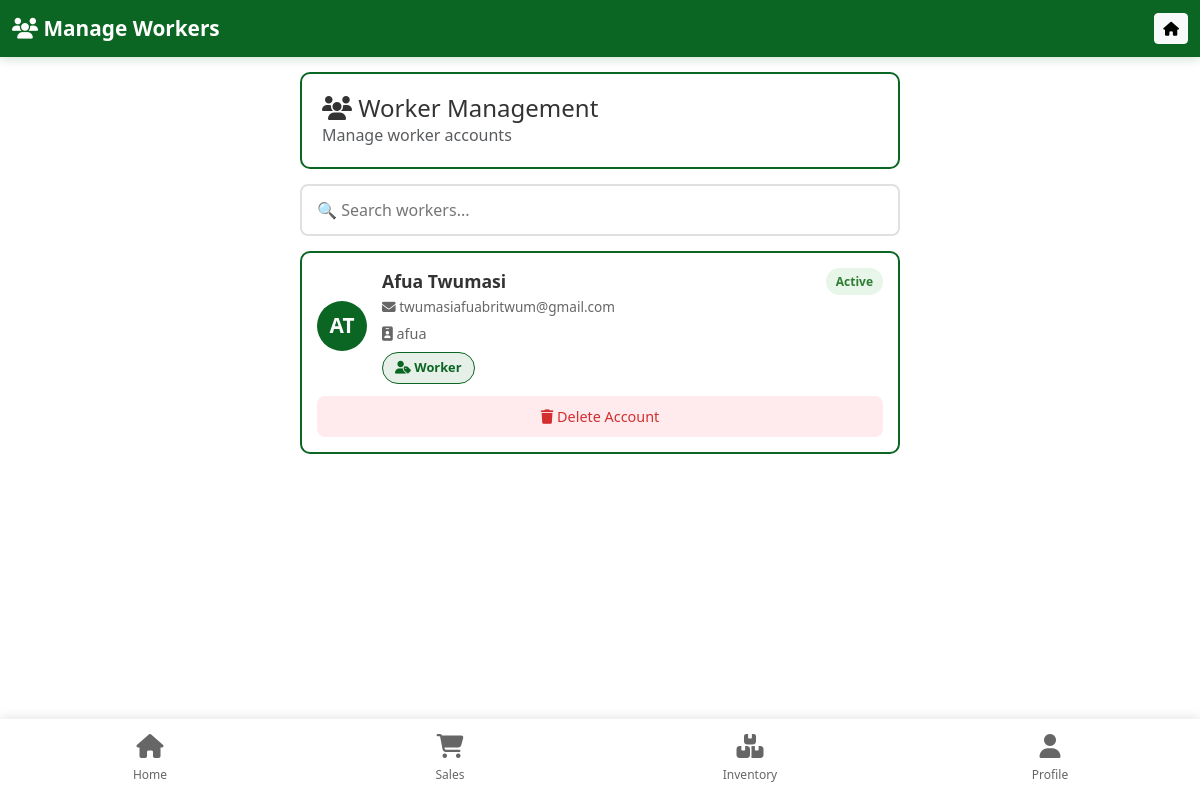
The app's page /users/, older data.
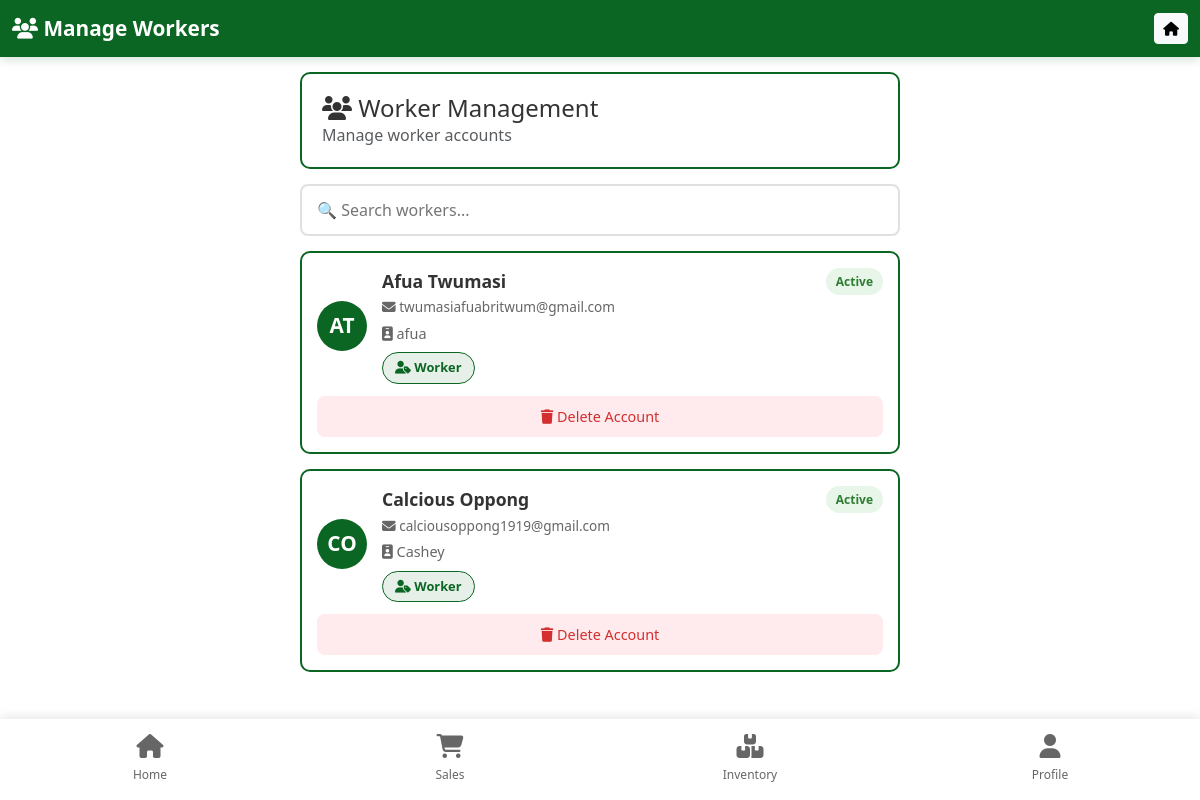
The same page, newer data.
### user/models.py (models this page shows, shortened)
class User(AbstractUser):
    POSITION_CHOICES = [
        ('admin', 'Admin'),
        ('owner', 'Owner'),
        ('worker', 'Worker'),
    ]
    email = models.EmailField(unique=True)
    position = models.CharField(
        max_length=50,
        choices=POSITION_CHOICES,
        blank=True,
    )
    last_login = models.DateTimeField(blank=True, null=True)
    is_active = models.BooleanField(default=True)
    is_staff = models.BooleanField(default=False)
    is_superuser = models.BooleanField(default=False)
    class Meta:
        db_table = 'account'  # reuse previous table name to ease migration

### user/views.py (the view)
# urls.py: path('users/', views.user_list, name='users'),
def user_list(request):
    users = User.objects.all()
    return render(request, 'user_list2.html', {'users': users})

### templates/user_list2.html (shortened to what this page needs)
{% load static %}
<!DOCTYPE html>
<html lang="en">
<head>
    <link href="https://cdn.jsdelivr.net/npm/bootstrap@5.3.0/dist/css/bootstrap.min.css" rel="stylesheet">
    <link rel="stylesheet" href="https://cdnjs.cloudflare.com/ajax/libs/font-awesome/6.4.0/css/all.min.css">
</head>
<body>
    <nav class="navbar navbar-dark">
        <div class="container-fluid">
            <a class="navbar-brand" href="#">
                <i class="fas fa-users"></i> Manage Workers
            </a>
            <button class="btn btn-sm btn-light" onclick="window.location.href='{% url 'dashboard' %}'">
                <i class="fas fa-home"></i>
            </button>
        </div>
    </nav>
    <div class="content-wrapper">
        <div class="page-header">
            <h1><i class="fas fa-users"></i> Worker Management</h1>
            <p class="text-muted mb-0">Manage worker accounts</p>
        </div>
        <div class="search-box">
            <input type="text" class="search-input" id="searchInput" placeholder="🔍 Search workers...">
        </div>
        {% if users %}
            {% for worker in users %}
                {% if worker.position == 'worker' %}
                <div class="user-card" data-name="{{ worker.first_name }} {{ worker.last_name }}" data-email="{{ worker.email }}" data-username="{{ worker.username }}">
                    <div class="user-status">
                        <span class="status-badge">
                            Active
                        </span>
                    </div>
                    <div class="user-header">
                        <div class="user-avatar">
                            {{ worker.first_name|first|upper }}{{ worker.last_name|first|upper }}
                        </div>
                        <div class="user-info">
                            <p class="user-name">{{ worker.first_name }} {{ worker.last_name }}</p>
                            <p class="user-email"><i class="fas fa-envelope"></i> {{ worker.email }}</p>
                            <p class="user-username"><i class="fas fa-id-badge"></i> {{ worker.username }}</p>
                            <span class="user-role">
                                <i class="fas fa-user-tag"></i> Worker
                            </span>
                        </div>
                    </div>
                    <div class="user-actions">
                        <button class="btn-action btn-delete" onclick="confirmDelete('{{ worker.id }}', '{{ worker.first_name }} {{ worker.last_name }}')">
                            <i class="fas fa-trash"></i> Delete Account
                        </button>
                    </div>
                </div>
                {% endif %}
            {% endfor %}
        {% else %}
            <div class="empty-state">
                <i class="fas fa-user-slash"></i>
                <h3>No Worker Accounts</h3>
                <p class="text-muted">There are no worker accounts in the system</p>
            </div>
        {% endif %}
    </div>
    <div class="bottom-nav">
        <a href="{% url 'dashboard' %}" class="nav-item">
            <i class="fas fa-home"></i>
            <span>Home</span>
        </a>
        <a href="{% url 'new_sale' %}" class="nav-item">
            <i class="fas fa-shopping-cart"></i>
            <span>Sales</span>
        </a>
        <a href="{% url 'inventory' %}" class="nav-item">
            <i class="fas fa-boxes"></i>
            <span>Inventory</span>
        </a>
        <a href="{% url 'profile' %}" class="nav-item">
            <i class="fas fa-user"></i>
            <span>Profile</span>
        </a>
    </div>
</body>
</html>

Row changes from the older to the newer data that the page shows:
added User: first_name|first "C", last_name|first "O", first_name "Calcious", last_name "Oppong", email "calciousoppong1919@gmail.com", username "Cashey"
